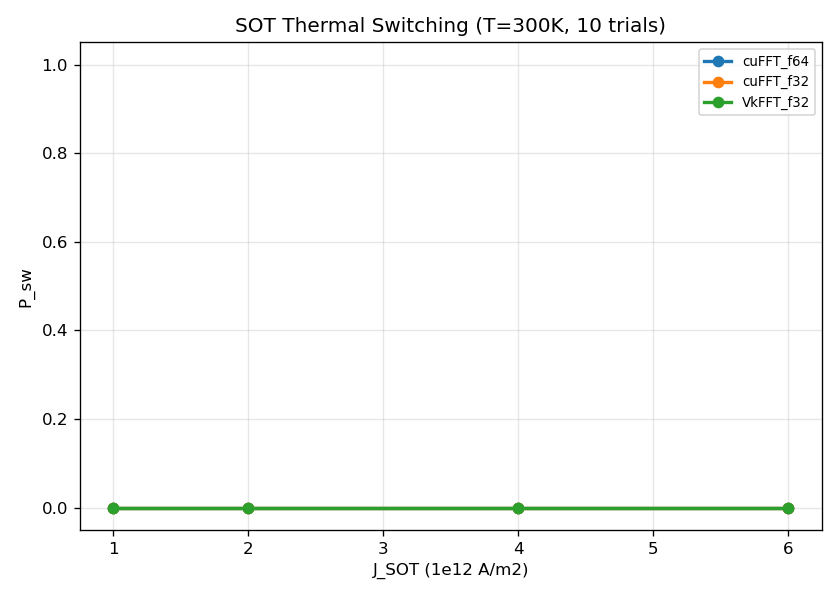

This figure's Python source:
"""
Notebook 43: SOT-Driven Magnetization at Finite T -- Build Comparison
PMA macrospin (1x1x1, 3nm), Heun SLLG at T=300K.

Observable: SOT-driven canting <mz>(J) and switching probability P_sw(J).

DESIGN NOTE (reconfigured): the original Co/Pt parameters (K=0.5 MJ/m^3,
H_k=1.72 T) put the SOT switching threshold at an unphysically high current
(J_c >> 2e13 A/m^2), so P_sw was identically 0 -- an uninformative benchmark.
Reconfigured here with:
  * sigma = (0,1,0)  (spin polarisation PERP to the in-plane assist; the
    standard SOT-switching geometry. The old sigma=(1,0,0) drove m only to
    the equator along +-x.)
  * in-plane assist field H_x = 40 mT along the current (breaks +z/-z symmetry)
  * softer PMA K = 0.2 MJ/m^3 (H_k = 0.69 T) so the SOT response is in range
  * t_sim = 2 ns

The ROBUST, reproducible cross-solver observable is the thermal-averaged
canting <mz>(J): the SOT progressively tilts m from +z through the equator as
J rises (e.g. +0.99 -> +0.97 -> -0.18 over J = 1..6e12). Clean deterministic
P_sw additionally requires fine pulse/assist tuning and is reported as
secondary. (The headline finite-T throughput comparison is the Heun<->Heun
benchmark in benchmarks/RESULTS_2026.md.)
Runs across CS cuFFT f64 / cuFFT f32 / VkFFT f32 + mumax3 + mumax+.
"""
import sys, pathlib, time, json
import numpy as np
sys.path.insert(0, str(pathlib.Path(__file__).parent))
import bench_utils as bu
sys.stdout.reconfigure(encoding="utf-8")

MX3_SOT = pathlib.Path(__file__).parent / "mx3" / "sot_thermal.mx3"
Ms=580e3; A=15e-12; K=0.2e6; alpha=0.05; d=3e-9; P=0.35   # softer PMA (H_k=0.69T)
SIGMA = (0, 1, 0)                   # spin pol. perp to in-plane assist (std SOT geometry)
T_KELVIN=300; T_SIM=2e-9
N_TRIALS=10
J_VALS=np.array([1.0,2.0,4.0,6.0])*1e12
DT=5e-14
# In-plane assist field along the spin-polarisation axis (x). Without it, pure
# damping-like SOT with sigma=(1,0,0) drives a PMA magnet to the equator (+-x),
# not deterministically to -z, so P_sw stays 0. H_x breaks the symmetry so the
# DL torque selects -z above threshold -> a real P_sw(J) sigmoid.
MU0 = 4e-7*np.pi
B_ASSIST = 40e-3                     # 40 mT in-plane assist (along x)
H_ASSIST = B_ASSIST/MU0             # A/m

print("="*70)
print("Notebook 43: SOT Thermal Switching -- Build Comparison")
print(f"  Pt/Co 3nm, T={T_KELVIN}K, {N_TRIALS} trials/J, t_sim={T_SIM*1e9:.1f}ns")
print("="*70)


def run_cs(build_label):
    mm  = bu.load_mm(build_label)
    g   = mm.StructuredGrid(1, 1, 1, d, d, d)
    mat = mm.Material()
    mat.Ms=Ms; mat.A_exchange=A; mat.K_uniaxial=K
    mat.easy_axis=mm.Vec3(0,0,1); mat.alpha=alpha
    demag   = mm.DemagFieldGPU(g)
    aniso   = mm.UniaxialAnisotropyFieldGPU(g)
    sot     = mm.SpinOrbitTorqueGPU(g, 1e12, P, d, mm.Vec3(*SIGMA))
    zee     = mm.ZeemanFieldGPU(g, mm.Vec3(H_ASSIST, 0, 0))   # in-plane assist
    fields  = mm.FieldSumGPU(); fields.add(aniso); fields.add(zee)
    torques = mm.SpinTorqueSumGPU(); torques.add(sot)
    a0 = np.zeros((1,1,1,3)); a0[0,0,0]=[0.01,0.01,0.9999]
    a0[0,0,0] /= np.linalg.norm(a0[0,0,0])
    m0 = mm.VectorField3D(g); mm.from_numpy(m0, a0)
    N_STEPS = int(T_SIM/DT)
    psw = []; mz_avg = []; t0_all = time.perf_counter()
    for J in J_VALS:
        sot.J_c = J
        sw_count = 0; mzs = []
        for seed in range(N_TRIALS):
            heun = mm.HeunIntegratorGPU(g, DT, seed)
            heun.upload(m0)
            for _ in range(N_STEPS):
                heun.step(mat, demag, fields, float(T_KELVIN), torques)
            tmp = mm.VectorField3D(g); heun.download(tmp)
            mz = float(mm.to_numpy(tmp)[0,0,0,2]); mzs.append(mz)
            if mz < -0.5: sw_count += 1
        psw.append(sw_count/N_TRIALS); mz_avg.append(float(np.mean(mzs)))
    wall_ms = (time.perf_counter()-t0_all)*1e3
    return {"build":build_label,"wall_ms":wall_ms,
            "psw":[float(p) for p in psw],"mz_avg":mz_avg,"J_vals":J_VALS.tolist()}


results = []
for bl in bu.BUILDS:
    if not bu.BUILDS[bl].exists(): print(f"[SKIP] {bl}"); continue
    print(f"\n--- {bl} ---")
    try:
        r = run_cs(bl); results.append(r)
        print(f"  Wall: {r['wall_ms']:.0f} ms")
        for J,p,mz in zip(J_VALS,r['psw'],r['mz_avg']):
            print(f"  J={J/1e12:.1f}e12  <mz>={mz:+.2f}  P_sw={p:.2f}")
    except Exception as e:
        print(f"  ERROR: {e}")

print("\n--- mumax3 ---")
mx3r = bu.run_mumax3(MX3_SOT, 300)
print(f"  Wall: {mx3r.get('wall_ms'):.0f} ms" if mx3r['ok'] else f"  {mx3r.get('error','failed')}")

print("\n--- mumax+ (SOT via Slonczewski, T=300K Heun) ---")
def sot_thermal_mumaxplus(mxp):
    import time, numpy as np
    # SOT via Slonczewski: jcur=(J_HM,0,0) in HM, fixed_layer=(0,1,0)=sigma_y, pol=theta_SH
    # Negative jcur_x -> spin pol in -y -> DL torque drives +z->-z at appropriate sigma
    # We replicate CS SpinOrbitTorqueGPU: sigma=(1,0,0) → for SOT, fixed_layer=(0,1,0)
    # Use jcur_x > 0 with fixed_layer=(0,-1,0) or jcur_x < 0 with fixed_layer=(0,1,0)
    t0_all = time.perf_counter()
    psw = []; mz_avg = []
    for J in J_VALS:
        sw_count = 0; mzs = []
        for seed in range(N_TRIALS):
            world = mxp.World(cellsize=(d, d, d))
            mag   = mxp.Ferromagnet(world, mxp.Grid((1, 1, 1)))
            mag.msat=Ms; mag.aex=A; mag.alpha=alpha
            mag.ku1=K; mag.anisU=(0, 0, 1)
            mag.enable_slonczewski_torque = True
            mag.enable_zhang_li_torque    = False
            mag.jcur        = (-float(J), 0, 0)  # in-plane HM current (-x)
            mag.pol         = P                   # theta_SH = 0.35
            mag.fixed_layer = SIGMA               # spin pol perp to assist (std SOT geometry)
            mag.free_layer_thickness = d
            mag.bias_magnetic_field = (B_ASSIST, 0, 0)   # in-plane assist (40 mT)
            mag.temperature  = float(T_KELVIN)
            mag.thermal_seed = seed
            mag.magnetization = (0.01, 0.01, 0.9999)
            world.timesolver.adaptive_timestep = False
            world.timesolver.timestep = DT
            world.timesolver.run(T_SIM)
            mz = mag.magnetization.average()[2]; mzs.append(mz)
            if mz < -0.5:
                sw_count += 1
        psw.append(sw_count / N_TRIALS); mz_avg.append(float(np.mean(mzs)))
    wall_ms = (time.perf_counter() - t0_all) * 1e3
    return {"wall_ms": wall_ms, "psw": psw, "mz_avg": mz_avg}

mxpr = bu.run_mumaxplus(sot_thermal_mumaxplus, timeout_s=600)
if mxpr["ok"]:
    print(f"  Wall: {mxpr['wall_ms']:.0f} ms")
    for J, p in zip(J_VALS, mxpr["psw"]):
        print(f"  J={J/1e12:.1f}e12  P_sw={p:.2f}")
else:
    print(f"  {mxpr.get('error','failed')}")

print("\n"+"="*70)
print("SUMMARY -- SOT-driven <mz>(J) at T=300K (primary), P_sw (secondary)")
header = ["J (1e12)"] + [f"{J/1e12:.1f}" for J in J_VALS]
print("<mz>(J):")
print("  ".join(f"{v:<10}" for v in header))
for r in results:
    row = [r['build']] + [f"{mz:+.2f}" for mz in r['mz_avg']]
    print("  ".join(f"{v:<10}" for v in row))
if mxpr["ok"] and mxpr.get("mz_avg"):
    row = ["mumax+"] + [f"{mz:+.2f}" for mz in mxpr["mz_avg"]]
    print("  ".join(f"{v:<10}" for v in row))
print("\nP_sw(J):")
print("  ".join(f"{v:<10}" for v in header))
for r in results:
    row = [r['build']] + [f"{p:.2f}" for p in r['psw']]
    print("  ".join(f"{v:<10}" for v in row))
if mxpr["ok"]:
    row = ["mumax+"] + [f"{p:.2f}" for p in mxpr["psw"]]
    print("  ".join(f"{v:<10}" for v in row))
if mx3r['ok'] and mx3r.get('wall_ms'):
    print(f"mumax3 wall: {mx3r['wall_ms']:.0f} ms")

out = {"scenario":"SOT Thermal Switching","cs":results,
       "mumax3_wall_ms":mx3r.get("wall_ms"), "mumaxplus": mxpr}
(pathlib.Path(__file__).parent/"43_results.json").write_text(
    json.dumps(out,indent=2,default=str),encoding="utf-8")

try:
    import matplotlib; matplotlib.use('Agg')
    import matplotlib.pyplot as plt
    fig,ax=plt.subplots(figsize=(7,5))
    for r,c in zip(results,["C0","C1","C2"]):
        ax.plot(np.array(r['J_vals'])/1e12,r['psw'],'o-',color=c,label=r['build'],lw=2,ms=6)
    ax.set_xlabel("J_SOT (1e12 A/m2)"); ax.set_ylabel("P_sw")
    ax.set_title(f"SOT Thermal Switching (T={T_KELVIN}K, {N_TRIALS} trials)")
    ax.set_ylim(-0.05,1.05); ax.legend(fontsize=8); ax.grid(alpha=0.3)
    plt.tight_layout()
    plt.savefig(str(pathlib.Path(__file__).parent/"43_sot_thermal_comparison.png"),dpi=120)
    print("\nPlot: 43_sot_thermal_comparison.png")
except Exception as e:
    print(f"Plot error: {e}")
